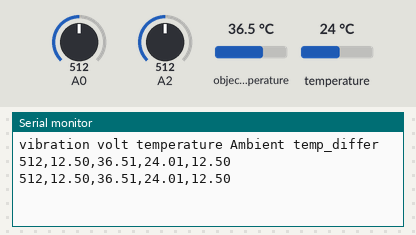
Bench run of a sketch on a simulated Arduino Uno, built with avr-gcc and run on an emulated ATmega328P. On the bench: the last lines printed to the serial monitor. The inputs (shaded band) are chosen by the test bench; at power-on: object temperature 36.5 °C, A0 = 512, A2 = 512, temperature 24 °C.

Above: at 1.2 s.
1.3 s: object temperature set to 20 °C
At 2.6 s:
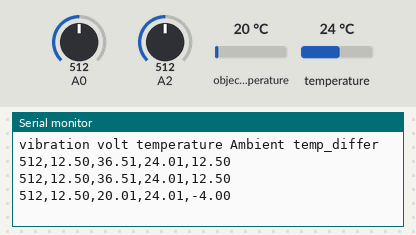
2.8 s: A0 set to 716
At 3.8 s:
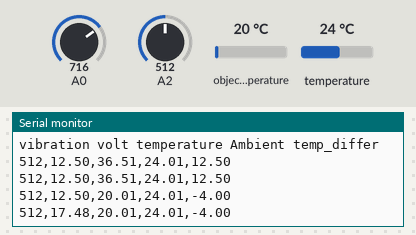
4.3 s: A2 set to 716
At 5.6 s:
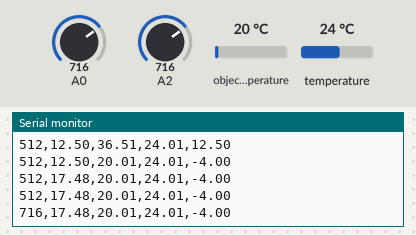
5.8 s: temperature set to 12 °C
At 6.9 s:
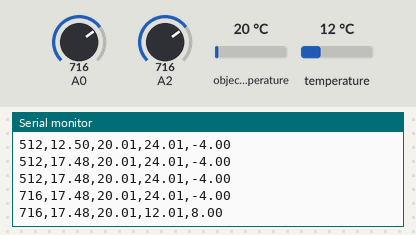
7.3 s: A0 set to 992
At 8.6 s:
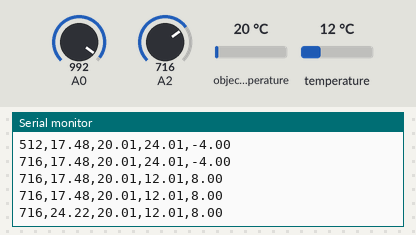
8.8 s: A2 set to 992
At 9.9 s:
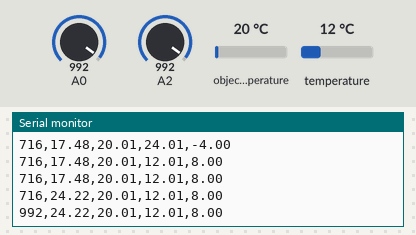
Timing chart, 0 to 11.3 s (numbered marks = the images above; inputs shaded):
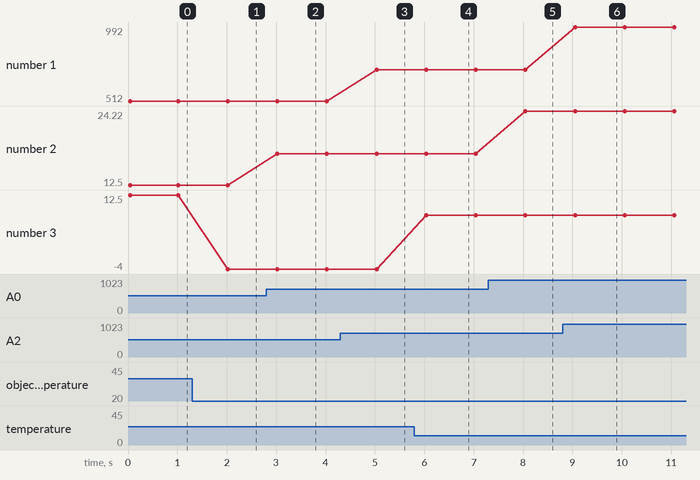

The sketch:

sensor.ino
```cpp
#include <Wire.h>
#include <Adafruit_MLX90614.h>
#define CURRENT 20
float vout=0.0;
float vin =0.0;
float R1 = 30000.0;
float R2 = 7500.0;
int value=0;
int total_val = 0;

Adafruit_MLX90614 mlx = Adafruit_MLX90614();

void setup() {
  Serial.begin(9600);
  pinMode(A0,INPUT);

  mlx.begin();
  Serial.println("vibration volt temperature Ambient temp_differ");
}

void loop() {
  //진동센서
  int val1;
  val1 = analogRead(A2);
  Serial.print(val1,DEC);
  Serial.print(",");

  //전압센서
  value = analogRead(A0);
  vout = (value*5.0)/1024.0;
  vin = vout/(R2/(R1+R2));
  //Serial.print("V:");
  Serial.print(vin);
  Serial.print(",");

  //물체온도
  Serial.print(mlx.readObjectTempC());
  Serial.print(",");
  //주변온도
  Serial.print(mlx.readAmbientTempC());
  Serial.print(",");
  //물체온도-주변온도
  Serial.print(mlx.readObjectTempC()-mlx.readAmbientTempC());
  Serial.println();


  delay(1000);

}
```

Measured:
- after the input at 1.3 s, the serial monitor: prints a new line after 0.72 s (image 1)
- after the input at 2.8 s, the serial monitor: prints a new line after 0.22 s (image 2)
- after the input at 4.3 s, the serial monitor: prints a new line after 0.73 s (image 3)
- after the input at 5.8 s, the serial monitor: prints a new line after 0.24 s (image 4)
- after the input at 7.3 s, the serial monitor: prints a new line after 0.75 s (image 5)
- after the input at 8.8 s, the serial monitor: prints a new line after 0.25 s (image 6)
- plotted number 1: 512 → 716 after the input at 4.3 s, 716 → 992 after the input at 8.8 s
- plotted number 2: 12.5 → 17.48 after the input at 2.8 s, 17.48 → 24.22 after the input at 7.3 s
